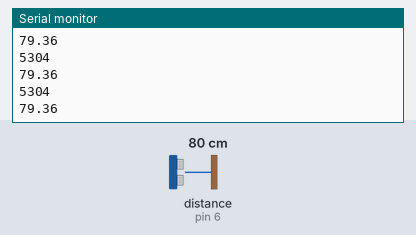
A sketch run on a simulated Arduino Uno, built with avr-gcc and run on an emulated ATmega328P. Parts: the last lines printed to the serial monitor. Inputs (shaded band) come from the test bench; at power-on: distance to the obstacle (sensor on pin 6) 80 cm. The echo pulse lasts 58.3 µs per cm.

Above: at 1.2 s.
1.3 s: distance to the obstacle (sensor on pin 6) set to 2 cm
At 2.2 s:
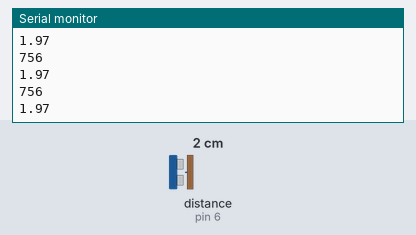
2.8 s: distance to the obstacle (sensor on pin 6) set to 4 cm
At 3.6 s:
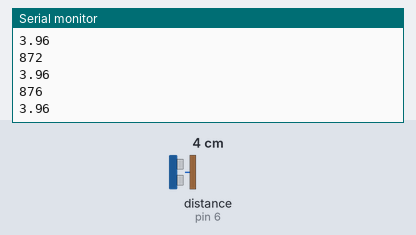
Timing chart, 0 to 5.8 s (numbered marks = the images above; inputs shaded):
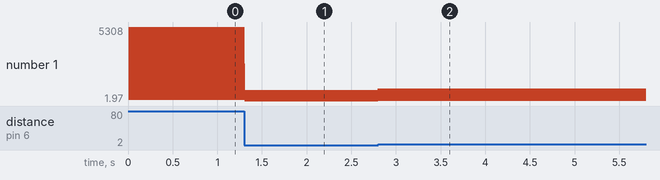

Measured:
- after the input at 1.3 s, the serial monitor: prints a new line at once (image 1)
- after the input at 2.8 s, the serial monitor: prints a new line at once (image 2)
- plotted number 1: 79.36 → 1.97 after the input at 1.3 s, 1.97 → 3.96 after the input at 2.8 s

The sketch:

Tarea_2.2.ino
```cpp
#include <NewPing.h>

#define TRIGGER_PIN  7
#define ECHO_PIN     6
#define MAX_DISTANCE 200
#define SOUND_SPEED 340.29f

unsigned long t1;
unsigned long t2;
NewPing sonar(TRIGGER_PIN, ECHO_PIN, MAX_DISTANCE);

void setup() {
  Serial.begin(115200);
}

void loop() {
  delay(10);
  t1 = micros();
  unsigned int time = sonar.ping();
  t2 = micros() - t1;
  float distance = (((time * SOUND_SPEED) / 10000) / 2);

  Serial.println(t2);
  Serial.println(distance);
}
```
